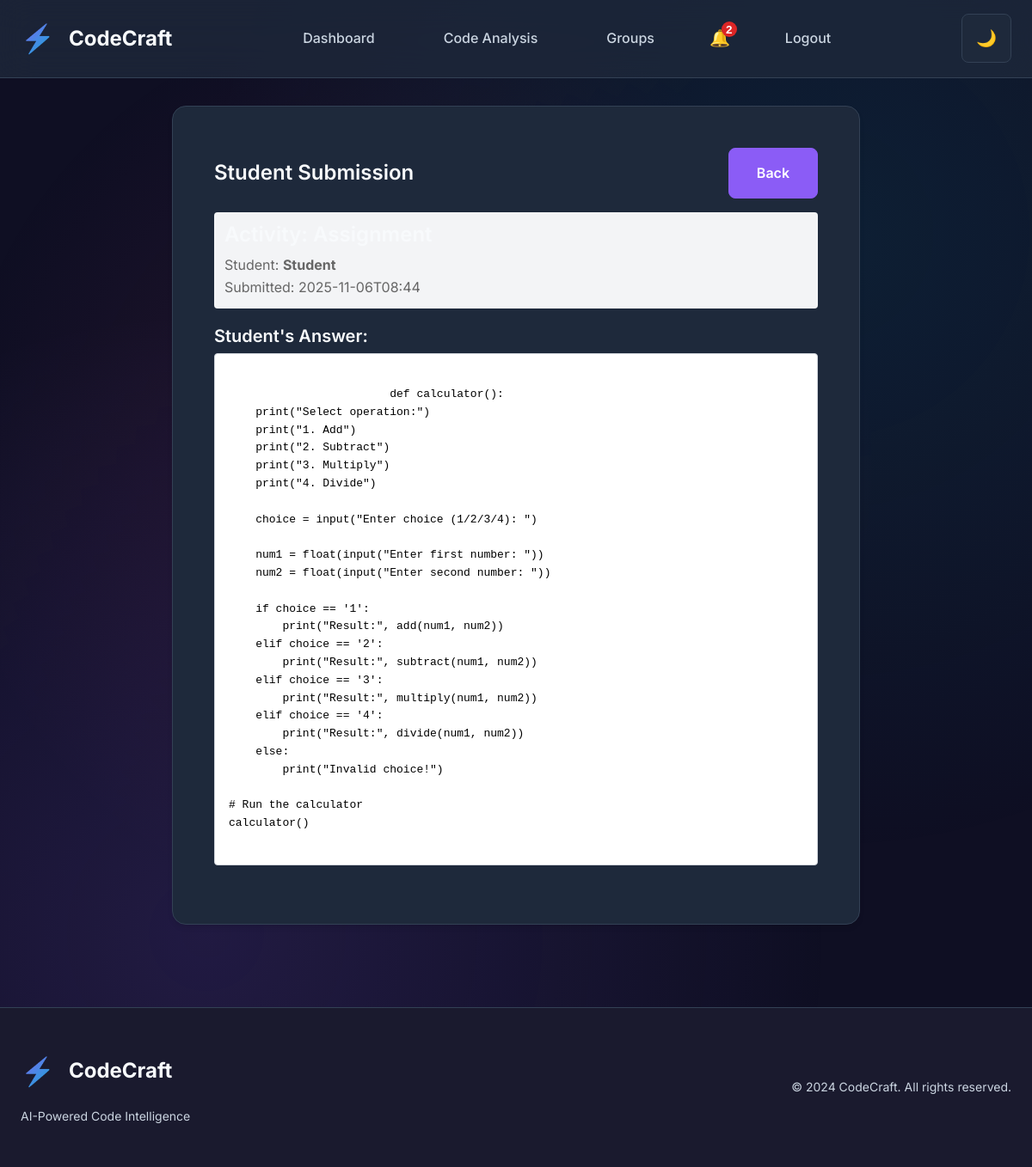
Page /teacher/submission/12/6 (signed in) on the committed database.
### tables this page shows
CREATE TABLE users (
                id INTEGER PRIMARY KEY AUTOINCREMENT,
                username TEXT UNIQUE NOT NULL,
                password_hash TEXT NOT NULL,
                created_at TEXT NOT NULL,
                is_admin INTEGER NOT NULL DEFAULT 0,
                is_approved INTEGER NOT NULL DEFAULT 0,
                reset_requested INTEGER NOT NULL DEFAULT 0,
                role TEXT NOT NULL DEFAULT 'student'
            , verification_token TEXT, google_id TEXT, avatar TEXT, verification_code_expires TEXT);

CREATE TABLE activity_submissions (
                id INTEGER PRIMARY KEY AUTOINCREMENT,
                activity_id INTEGER NOT NULL,
                student_id INTEGER NOT NULL,
                content TEXT,
                file_id INTEGER,
                submitted_at TEXT NOT NULL,
                grade REAL,
                feedback TEXT,
                status TEXT NOT NULL DEFAULT 'submitted', ai_label TEXT, ai_score REAL, ai_explanation TEXT,
                FOREIGN KEY(activity_id) REFERENCES activities(id),
                FOREIGN KEY(student_id) REFERENCES users(id),
                FOREIGN KEY(file_id) REFERENCES uploaded_files(id),
                UNIQUE(activity_id, student_id)
            );

### app.py (the view)
@app.route('/teacher/submission/<int:student_id>/<int:activity_id>')
def view_student_submission(student_id, activity_id):
    if not g.user:
        flash('Please log in to continue.', 'warning')
        return redirect(url_for('login'))
    user_role = g.user.get('role', 'student')
    if user_role not in ['teacher', 'admin'] and not g.user.get('is_admin'):
        flash('Access denied. Teacher or admin role required.', 'error')
        return redirect(url_for('dashboard'))
    submission = get_student_submission_for_activity(app.config['DATABASE'], student_id, activity_id)
    if not submission:
        flash('Submission not found.', 'error')
        return redirect(url_for('dashboard'))
    detailed_analysis = None
    if submission.get('ai_explanation'):
        try:
            detailed_analysis = json.loads(submission['ai_explanation'])
        except Exception:
            detailed_analysis = None
    conn = sqlite3.connect(app.config['DATABASE'])
    conn.row_factory = sqlite3.Row
    cur = conn.execute("SELECT * FROM activities WHERE id = ?", (activity_id,))
    activity = cur.fetchone()
    conn.close()
    if not activity:
        flash('Activity not found.', 'error')
        return redirect(url_for('dashboard'))
    return render_template(
        'view_student_submission.html',
        submission=submission,
        activity=dict(activity),
        detailed_analysis=detailed_analysis,
    )

### app.py (called while the page is built)
@app.before_request
def load_logged_in_user():
    g.user = None
    if 'user_id' in session:
        g.user = get_user_by_username(app.config['DATABASE'], session['user_id'])

### models.py (called while the page is built)
def _connect(db_path: str) -> sqlite3.Connection:
    conn = sqlite3.connect(db_path)
    conn.row_factory = sqlite3.Row
    return conn

def get_user_by_username(db_path: str, username: str) -> Optional[Dict[str, Any]]:
    conn = _connect(db_path)
    try:
        cur = conn.execute("SELECT * FROM users WHERE username = ?", (username,))
        row = cur.fetchone()
        return dict(row) if row else None
    finally:
        conn.close()

def get_student_submission_for_activity(db_path: str, student_id: int, activity_id: int) -> Optional[Dict[str, Any]]:
    conn = _connect(db_path)
    try:
        cur = conn.execute(
            """
            SELECT s.*, u.username
            FROM activity_submissions s
            JOIN users u ON s.student_id = u.id
            WHERE s.student_id = ? AND s.activity_id = ?
            """,
            (student_id, activity_id)
        )
        row = cur.fetchone()
        return dict(row) if row else None
    finally:
        conn.close()

### templates/view_student_submission.html (shortened to what this page needs)
{% extends 'base.html' %}
{% block content %}
<section class="card" style="max-width: 800px; margin: 0 auto;">
	<div style="display:flex; justify-content: space-between; align-items: center; margin-bottom: 16px;">
		<h2 style="margin:0;">Student Submission</h2>
		<a href="javascript:history.back()" class="button">Back</a>
	</div>
	<div style="margin-bottom: 20px; padding: 12px; background: #f3f4f6; border-radius: 4px;">
		<h3 style="margin: 0 0 8px 0;">Activity: {{ activity.title }}</h3>
		<p style="margin: 0; color: #666;">Student: <strong>{{ submission.username }}</strong></p>
		<p style="margin: 0; color: #666;">Submitted: {{ submission.submitted_at[:16] }}</p>
	</div>
	<div style="margin-bottom: 20px;">
		<h4 style="margin: 0 0 8px 0;">Student's Answer:</h4>
		<div style="padding: 16px; border: 1px solid #d1d5db; border-radius: 4px; background: white; white-space: pre-wrap; min-height: 200px; color: #000; font-family: monospace;">
			{{ submission.content }}
		</div>
	</div>
</section>
{% endblock %}

### static/style.css (style rules this page uses)
* { margin: 0; padding: 0; box-sizing: border-box; }
:root { --primary-purple: #8b5cf6; --primary-dark: #7c3aed; --primary-light: #a78bfa; --accent-purple: #c084fc; --accent-blue: #06b6d4; --accent-pink: #ec4899; --bg-primary: #0f0f23; --bg-secondary: #1a1a2e; --bg-tertiary: #16213e; --bg-surface: #1e293b; --bg-surface-hover: #334155; --text-primary: #f8fafc; --text-secondary: #cbd5e1; --text-muted: #94a3b8; --text-on-accent: #ffffff; --border-color: #334155; --border-light: #475569; --success: #10b981; --warning: #f59e0b; --error: #ef4444; --info: #3b82f6; --shadow-sm: 0 1px 2px 0 rgba(0, 0, 0, 0.05); --shadow-md: 0 4px 6px -1px rgba(0, 0, 0, 0.1); --shadow-lg: 0 10px 15px -3px rgba(0, 0, 0, 0.1); --shadow-xl: 0 20px 25px -5px rgba(0, 0, 0, 0.1); --shadow-purple: 0 0 20px rgba(139, 92, 246, 0.3); --spacing-xs: 0.5rem; --spacing-sm: 1rem; --spacing-md: 1.5rem; --spacing-lg: 2rem; --spacing-xl: 3rem; --spacing-2xl: 4rem; --radius-sm: 0.375rem; --radius-md: 0.5rem; --radius-lg: 0.75rem; --radius-xl: 1rem; --radius-2xl: 1.5rem; }
body { font-family: 'Inter', -apple-system, BlinkMacSystemFont, 'Segoe UI', Roboto, sans-serif; background: var(--bg-primary); color: var(--text-primary); line-height: 1.6; overflow-x: hidden; }
h1, h2, h3, h4, h5, h6 { font-weight: 600; line-height: 1.2; margin-bottom: var(--spacing-md); }
h2 { font-size: 2rem; max-width: 90%; margin: 0 auto; text-align: center; }
h3 { font-size: 1.5rem; }
h4 { font-size: 1.25rem; }
p { margin-bottom: var(--spacing-md); color: var(--text-secondary); }
.button { display: inline-flex; align-items: center; justify-content: center; padding: var(--spacing-sm) var(--spacing-lg); border: none; border-radius: var(--radius-md); font-weight: 600; text-decoration: none; cursor: pointer; transition: all 0.2s ease; font-size: 1rem; gap: var(--spacing-sm); background: var(--primary-purple); color: white; border: 1px solid var(--primary-purple); }
.card { background: var(--bg-surface); border: 1px solid var(--border-color); border-radius: var(--radius-xl); padding: var(--spacing-xl); box-shadow: var(--shadow-md); width: 850px; max-width: 90%; margin: 0 auto; }
.card h2 { color: var(--text-primary); margin-bottom: var(--spacing-lg); font-size: 1.5rem; }

### rows in the picture
users: username "Student"
activity_submissions: submitted_at "2025-11-06T08:44", content "def calculator(): print(\"Select operation:\") print(\"1. Add\") print(\"2. Subtract\") print(\"3. Multiply\") print(\"4. Divide\") choice = input(\"Enter choice (1/2/3/4): \") num1 = float(input(\"Enter first number: \")) num2 = float(input(\"Enter second number: \")) if choice == '1': print(\"Result:\", add(num1, num2)) elif choice == '2': print(\"Result:\", subtract(num1, num2)) elif choice == '3': print(\"Result:\", multiply(num1, num2)) elif choice == '4': print(\"Result:\", divide(num1, num2)) else: print(\"Invalid choice!\") # Run the calculator calculator()"
